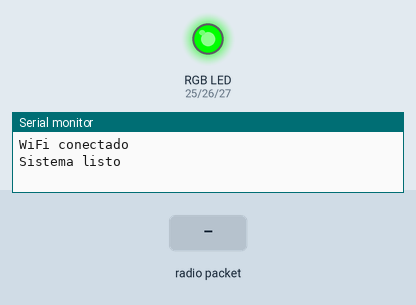
Recording of a sketch running on a simulated ESP32. Parts: an RGB LED mixed from three pins (HIGH = lit), the last lines printed to the serial monitor. The inputs (shaded band) are chosen by the test bench. WiFi joins after 1.5 s; servers stay silent unless stated; no radio packets arrive unless stated.

Above: at 2.7 s.
2.8 s: radio packet "temp=" arrives
At 3.6 s:
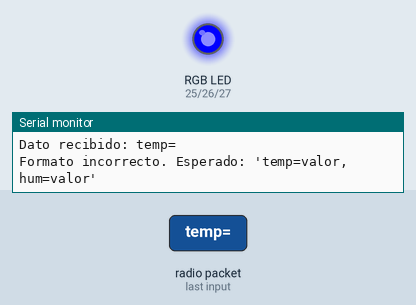
4.8 s: radio packet "hum=" arrives
At 5.2 s:
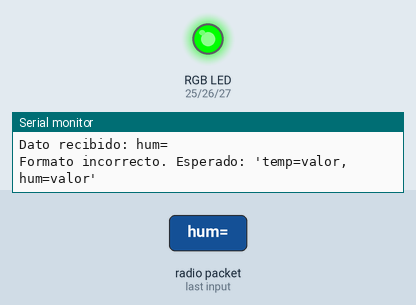
6.3 s: radio packet "5" arrives
At 7.4 s:
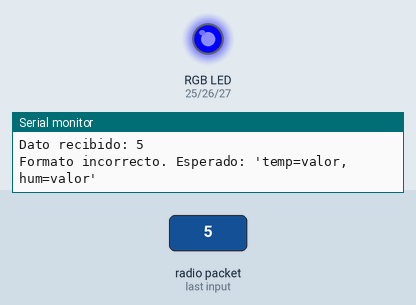
Timing chart, 0 to 9.3 s (numbered marks = the images above; inputs shaded):
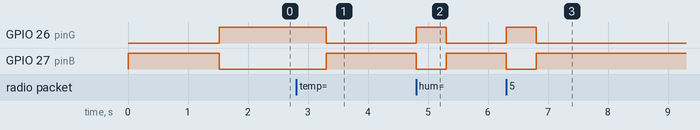

Measured:
- after the input at 2.8 s, GPIO 26 (pinG): HIGH → LOW after 0.50 s; GPIO 27 (pinB): LOW → HIGH after 0.50 s
- after the input at 4.8 s, GPIO 26 (pinG): LOW → HIGH at once, → LOW 0.50 s later; GPIO 27 (pinB): HIGH → LOW at once, → HIGH 0.50 s later
- after the input at 6.3 s, GPIO 26 (pinG): LOW → HIGH at once, → LOW 0.50 s later; GPIO 27 (pinB): HIGH → LOW at once, → HIGH 0.50 s later

The sketch:

RX.ino
```cpp
#include <WiFi.h>
#include <Firebase_ESP_Client.h>
#include <SPI.h>
#include <LoRa.h>

// Configuración básica
const int pinR = 25, pinG = 26, pinB = 27; // LED RGB
#define WIFI_SSID "F.R.I.D.A.Y"
#define WIFI_PASSWORD "T.Stark23"
#define FIREBASE_HOST "hospital-esp32-1-default-rtdb.firebaseio.com"
#define FIREBASE_AUTH "HwiG4snXVC7y57GgIBb5LdCUDPns5KkdwYWpTGwH"
#define LORA_SS 5
#define LORA_RST 14
#define LORA_DIO0 2

FirebaseData fbdo;
FirebaseAuth auth;
FirebaseConfig config;

void setup() {
  Serial.begin(115200);

  // Inicialización LED
  pinMode(pinR, OUTPUT); pinMode(pinG, OUTPUT); pinMode(pinB, OUTPUT);
  setColor(0, 0, 255); // Azul: iniciando

  // Conexión WiFi
  WiFi.begin(WIFI_SSID, WIFI_PASSWORD);
  while (WiFi.status() != WL_CONNECTED) delay(500);
  Serial.println("WiFi conectado");

  // Firebase
  config.database_url = FIREBASE_HOST;
  config.signer.tokens.legacy_token = FIREBASE_AUTH;
  Firebase.begin(&config, &auth);

  // LoRa
  LoRa.setPins(LORA_SS, LORA_RST, LORA_DIO0);
  if (!LoRa.begin(915E6)) {
    Serial.println("Error LoRa");
    setColor(255, 0, 0); // Rojo: error
    while(1);
  }

  Serial.println("Sistema listo");
  setColor(0, 255, 0); // Verde: conectado
}

void loop() {
  if (LoRa.parsePacket()) {
    setColor(0, 255, 0); // Verde: recibiendo

    // Procesar datos
    String dato = "";
    while (LoRa.available()) dato += (char)LoRa.read();

    // Verificar formato del dato
    Serial.println("Dato recibido: " + dato);

    // Buscar posiciones de los valores
    int tempPos = dato.indexOf("temp=");
    int humPos = dato.indexOf("hum=");

    if (tempPos >= 0 && humPos >= 0) {
      // Extraer valores como strings
      String tempStr = dato.substring(tempPos + 5, dato.indexOf(',', tempPos));
      String humStr = dato.substring(humPos + 4);

      // Convertir a float
      float temp = tempStr.toFloat();
      float hum = humStr.toFloat();

      // Validar conversión
      if (!isnan(temp) && !isnan(hum)) {
        // Subir a Firebase
        if(Firebase.RTDB.setFloat(&fbdo, "/sensores/1/temperatura", temp) &&
           Firebase.RTDB.setFloat(&fbdo, "/sensores/1/humedad", hum)) {
          Serial.printf("Datos correctos: %.1f°C, %.1f%%\n", temp, hum);
        } else {
          Serial.println("Error Firebase: " + fbdo.errorReason());
        }
      } else {
        Serial.println("Error en conversión de datos");
      }
    } else {
      Serial.println("Formato incorrecto. Esperado: 'temp=valor,hum=valor'");
    }

    delay(500);
    setColor(0, 0, 255); // Azul: esperando
  }
}

void setColor(int r, int g, int b) {
  analogWrite(pinR, r); analogWrite(pinG, g); analogWrite(pinB, b);
}
```
